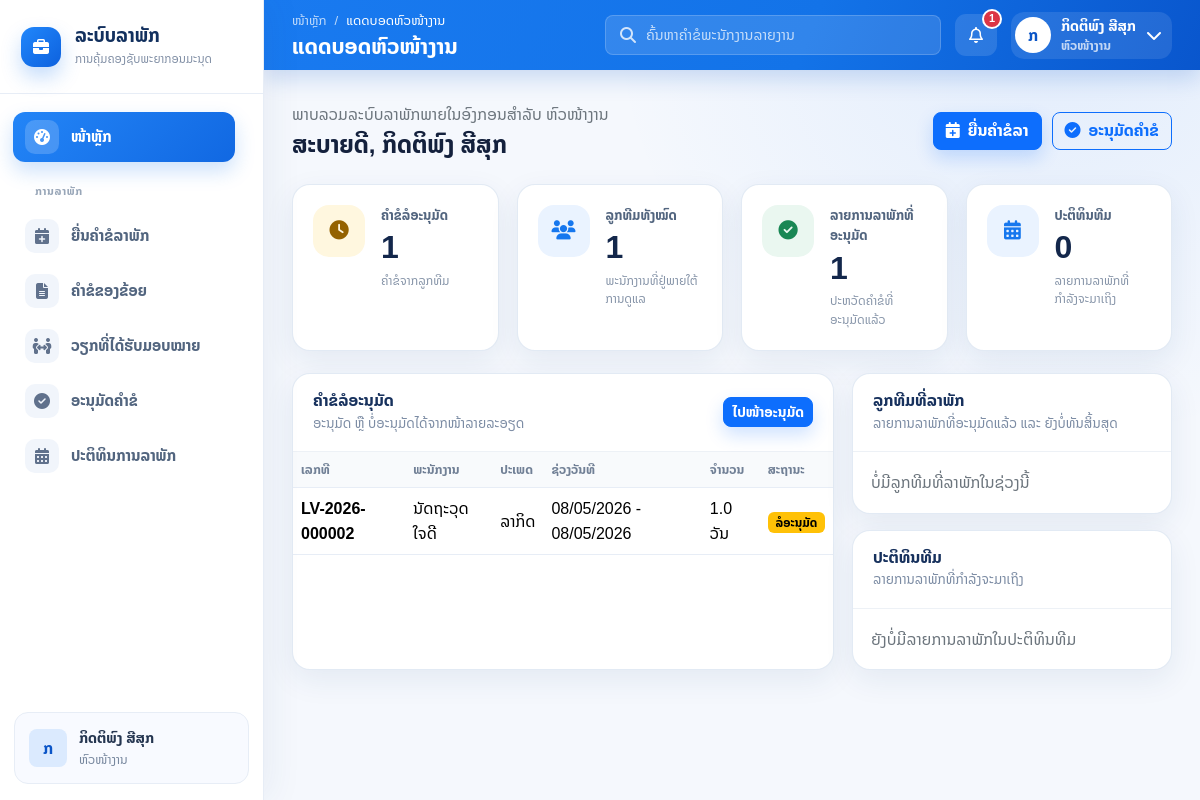
The page /index.php?dashboard=manager&context=manager (signed in) on the database its author committed.
### tables this page shows
CREATE TABLE leave_requests (
  id BIGINT UNSIGNED AUTO_INCREMENT PRIMARY KEY,
  request_no VARCHAR(30) NOT NULL,
  user_id BIGINT UNSIGNED NOT NULL,
  leave_type_id BIGINT UNSIGNED NOT NULL,
  start_date DATE NOT NULL,
  end_date DATE NOT NULL,
  start_period ENUM('full_day', 'morning', 'afternoon') NOT NULL DEFAULT 'full_day',
  end_period ENUM('full_day', 'morning', 'afternoon') NOT NULL DEFAULT 'full_day',
  total_days DECIMAL(6,2) NOT NULL DEFAULT 0.00,
  reason TEXT NOT NULL,
  handover_to_user_id BIGINT UNSIGNED NULL,
  attachment VARCHAR(255) NULL,
  status ENUM('Draft', 'Pending', 'Approved', 'Rejected', 'Cancelled') NOT NULL DEFAULT 'Draft',
  manager_id BIGINT UNSIGNED NULL,
  manager_comment TEXT NULL,
  approved_at DATETIME NULL,
  rejected_at DATETIME NULL,
  cancelled_at DATETIME NULL,
  created_at TIMESTAMP NOT NULL DEFAULT CURRENT_TIMESTAMP,
  updated_at TIMESTAMP NOT NULL DEFAULT CURRENT_TIMESTAMP ON UPDATE CURRENT_TIMESTAMP,
  UNIQUE KEY uq_leave_requests_request_no (request_no),
  KEY idx_leave_requests_user_id (user_id),
  KEY idx_leave_requests_leave_type_id (leave_type_id),
  KEY idx_leave_requests_status (status),
  KEY idx_leave_requests_manager_status (manager_id, status),
  KEY idx_leave_requests_date_range (start_date, end_date),
  KEY idx_leave_requests_handover_to_user_id (handover_to_user_id),
  CONSTRAINT fk_leave_requests_user
    FOREIGN KEY (user_id) REFERENCES users(id)
    ON UPDATE CASCADE ON DELETE CASCADE,
  CONSTRAINT fk_leave_requests_leave_type
    FOREIGN KEY (leave_type_id) REFERENCES leave_types(id)
    ON UPDATE CASCADE ON DELETE RESTRICT,
  CONSTRAINT fk_leave_requests_handover_user
    FOREIGN KEY (handover_to_user_id) REFERENCES users(id)
    ON UPDATE CASCADE ON DELETE SET NULL,
  CONSTRAINT fk_leave_requests_manager
    FOREIGN KEY (manager_id) REFERENCES users(id)
    ON UPDATE CASCADE ON DELETE SET NULL,
  CONSTRAINT chk_leave_requests_date_order
    CHECK (end_date >= start_date),
  CONSTRAINT chk_leave_requests_total_days
    CHECK (total_days >= 0)
);

CREATE TABLE users (
  id BIGINT UNSIGNED AUTO_INCREMENT PRIMARY KEY,
  employee_code VARCHAR(50) NOT NULL,
  first_name VARCHAR(100) NOT NULL,
  last_name VARCHAR(100) NOT NULL,
  email VARCHAR(190) NOT NULL,
  password VARCHAR(255) NOT NULL,
  phone VARCHAR(30) NULL,
  avatar VARCHAR(255) NULL,
  role ENUM('admin', 'hr', 'manager', 'employee') NOT NULL DEFAULT 'employee',
  department_id BIGINT UNSIGNED NULL,
  position_id BIGINT UNSIGNED NULL,
  manager_id BIGINT UNSIGNED NULL,
  start_date DATE NULL,
  status ENUM('active', 'inactive') NOT NULL DEFAULT 'active',
  created_at TIMESTAMP NOT NULL DEFAULT CURRENT_TIMESTAMP,
  updated_at TIMESTAMP NOT NULL DEFAULT CURRENT_TIMESTAMP ON UPDATE CURRENT_TIMESTAMP,
  UNIQUE KEY uq_users_employee_code (employee_code),
  UNIQUE KEY uq_users_email (email),
  KEY idx_users_role (role),
  KEY idx_users_status (status),
  KEY idx_users_department_id (department_id),
  KEY idx_users_position_id (position_id),
  KEY idx_users_manager_id (manager_id),
  CONSTRAINT fk_users_department
    FOREIGN KEY (department_id) REFERENCES departments(id)
    ON UPDATE CASCADE ON DELETE SET NULL,
  CONSTRAINT fk_users_position
    FOREIGN KEY (position_id) REFERENCES positions(id)
    ON UPDATE CASCADE ON DELETE SET NULL,
  CONSTRAINT fk_users_manager
    FOREIGN KEY (manager_id) REFERENCES users(id)
    ON UPDATE CASCADE ON DELETE SET NULL
);

CREATE TABLE leave_types (
  id BIGINT UNSIGNED AUTO_INCREMENT PRIMARY KEY,
  name VARCHAR(150) NOT NULL,
  code VARCHAR(30) NOT NULL,
  description TEXT NULL,
  annual_quota DECIMAL(5,2) NOT NULL DEFAULT 0.00,
  is_paid TINYINT(1) NOT NULL DEFAULT 1,
  allow_half_day TINYINT(1) NOT NULL DEFAULT 1,
  require_attachment TINYINT(1) NOT NULL DEFAULT 0,
  min_notice_days INT UNSIGNED NOT NULL DEFAULT 0,
  max_days_per_request DECIMAL(5,2) NULL,
  color VARCHAR(20) NOT NULL DEFAULT '#0d6efd',
  status ENUM('active', 'inactive') NOT NULL DEFAULT 'active',
  created_at TIMESTAMP NOT NULL DEFAULT CURRENT_TIMESTAMP,
  updated_at TIMESTAMP NOT NULL DEFAULT CURRENT_TIMESTAMP ON UPDATE CURRENT_TIMESTAMP,
  UNIQUE KEY uq_leave_types_code (code),
  KEY idx_leave_types_status (status),
  KEY idx_leave_types_require_attachment (require_attachment)
);

### public/index.php (the view, shortened to what the rows shown need)
<?php
function h(?string $value): string
{
    return htmlspecialchars((string) $value, ENT_QUOTES, 'UTF-8');
}
function fetchValue(PDO $pdo, string $sql, array $params = []): int|float|string|null
{
    $stmt = $pdo->prepare($sql);
    $stmt->execute($params);
    $value = $stmt->fetchColumn();
    return $value === false ? null : $value;
}
function fetchRows(PDO $pdo, string $sql, array $params = []): array
{
    $stmt = $pdo->prepare($sql);
    $stmt->execute($params);
    return $stmt->fetchAll();
}
function thaiDate(?string $date): string
{
    return (new DateTimeImmutable($date))->format('d/m/Y');
}
function formatDays(float|int|string|null $days): string
{
    return number_format((float) $days, 1);
}
function renderStatusBadge(string $status): string
{
    $map = [
        'Draft' => ['secondary', 'ສະບັບຮ່າງ'],
        'Pending' => ['warning', 'ລໍອະນຸມັດ'],
        'Approved' => ['success', 'ອະນຸມັດແລ້ວ'],
        'Rejected' => ['danger', 'ບໍ່ອະນຸມັດ'],
        'Cancelled' => ['dark', 'ຍົກເລີກແລ້ວ'],
    ];
    [$color, $label] = $map[$status] ?? ['secondary', $status];
    return '<span class="badge text-bg-' . h($color) . '">' . h($label) . '</span>';
}
function statCard(string $label, string $value, string $meta, string $icon, string $tone = 'primary'): string
{
    return '<article class="stat-card">'
        . '<div class="stat-icon ' . h($tone) . '"><i class="fa-solid ' . h($icon) . '"></i></div>'
        . '<div><div class="stat-label">' . h($label) . '</div>'
        . '<h3 class="stat-value">' . h($value) . '</h3>'
        . '<div class="stat-meta">' . h($meta) . '</div></div>'
        . '</article>';
}
$pdo = db();
$sessionUser = $_SESSION['user'];
$userId = (int) $sessionUser['id'];
$userRole = (string) ($sessionUser['role'] ?? 'employee');
$currentYear = (int) date('Y');
$departmentName = fetchValue(
    $pdo,
    'SELECT d.name
     FROM users u
     LEFT JOIN departments d ON d.id = u.department_id
     WHERE u.id = :id
     LIMIT 1',
    ['id' => $userId]
) ?: 'ອົງກອນ';
$roleLabels = [
    'admin' => 'ຜູ້ດູແລລະບົບ',
    'hr' => 'ຝ່າຍບຸກຄະລາກອນ',
    'manager' => 'ຫົວໜ້າງານ',
    'employee' => 'ພະນັກງານ',
];
$currentUser = [
    'name' => (string) ($sessionUser['name'] ?? 'ຜູ້ໃຊ້ງານ'),
    'role' => $roleLabels[$userRole] ?? 'ພະນັກງານ',
    'department' => (string) $departmentName,
    'avatar' => (string) mb_substr((string) ($sessionUser['name'] ?? 'ຜ'), 0, 1, 'UTF-8'),
];
$employeeBalances = [];
$employeeRecentRequests = [];
$managerPendingRequests = [];
if ($userRole === 'employee') {
    $employeeBalances = fetchRows(
        $pdo,
        'SELECT lt.name, lt.color, lb.entitled_days, lb.used_days, lb.pending_days, lb.remaining_days
         FROM leave_balances lb
         INNER JOIN leave_types lt ON lt.id = lb.leave_type_id
         WHERE lb.user_id = :user_id AND lb.year = :year
         ORDER BY lt.id',
        ['user_id' => $userId, 'year' => $currentYear]
    );
    $employeeRecentRequests = fetchRows(
        $pdo,
        'SELECT lr.request_no, lr.start_date, lr.end_date, lr.total_days, lr.status, lt.name AS leave_type_name
         FROM leave_requests lr
         INNER JOIN leave_types lt ON lt.id = lr.leave_type_id
         WHERE lr.user_id = :user_id
         ORDER BY lr.created_at DESC
         LIMIT 6',
        ['user_id' => $userId]
    );
} elseif ($userRole === 'manager') {
    $managerPendingRequests = fetchRows(
        $pdo,
        'SELECT lr.id, lr.request_no, lr.start_date, lr.end_date, lr.total_days, lr.status,
                u.first_name, u.last_name, lt.name AS leave_type_name
         FROM leave_requests lr
         INNER JOIN users u ON u.id = lr.user_id
         INNER JOIN leave_types lt ON lt.id = lr.leave_type_id
         WHERE lr.manager_id = :manager_id AND lr.status = "Pending"
         ORDER BY lr.created_at ASC
         LIMIT 8',
        ['manager_id' => $userId]
    );
}
require __DIR__ . '/../views/layouts/header.php';
?>
<div class="app-main-wrapper">
    <?php require __DIR__ . '/../views/layouts/topbar.php'; ?>
    <main class="app-content">
        <div class="d-flex flex-wrap justify-content-between align-items-center gap-3 mb-4">
            <div>
                <h2 class="h4 fw-bold mb-0">ສະບາຍດີ, <?= h($currentUser['name']) ?></h2>
            </div>
        </div>
        <?php if ($userRole === 'employee'): ?>
            <?php
            $remainingDays = array_sum(array_map(static fn (array $row): float => (float) $row['remaining_days'], $employeeBalances));
            $usedDays = array_sum(array_map(static fn (array $row): float => (float) $row['used_days'], $employeeBalances));
            $pendingDays = array_sum(array_map(static fn (array $row): float => (float) $row['pending_days'], $employeeBalances));
            $pendingRequests = (int) fetchValue($pdo, 'SELECT COUNT(*) FROM leave_requests WHERE user_id = :user_id AND status = "Pending"', ['user_id' => $userId]);
            ?>
            <section class="summary-grid">
                <?= statCard('ວັນລາພັກຄົງເຫຼືອ', formatDays($remainingDays), 'ລວມທຸກປະເພດໃນປີ ' . $currentYear, 'fa-umbrella-beach', 'primary') ?>
                <?= statCard('ໃຊ້ໄປແລ້ວ', formatDays($usedDays), 'ຈຳນວນວັນລາພັກທີ່ອະນຸມັດແລ້ວ', 'fa-calendar-check', 'success') ?>
                <?= statCard('ລໍອະນຸມັດ', (string) $pendingRequests, formatDays($pendingDays) . ' ວັນຢູ່ລະຫວ່າງພິຈາລະນາ', 'fa-clock', 'warning') ?>
                <?= statCard('ຄຳຂໍຫຼ້າສຸດ', (string) count($employeeRecentRequests), 'ລາຍການເຄື່ອນໄຫວຫຼ້າສຸດ', 'fa-file-lines', 'primary') ?>
            </section>
            <section class="dashboard-grid">
                <article class="content-card">
                    <div class="card-toolbar">
                        <div>
                            <h3 class="card-title">ຄຳຂໍຫຼ້າສຸດ</h3>
                            <div class="card-subtitle">ຕິດຕາມສະຖານະຄຳຂໍຂອງທ່ານ</div>
                        </div>
                        <a class="btn btn-sm btn-primary" href="create.php"><i class="fa-solid fa-plus me-2"></i>ຍື່ນລາພັກ</a>
                    </div>
                    <div class="table-responsive">
                        <table class="table align-middle">
                            <thead><tr><th>ເລກທີຄຳຂໍ</th><th>ປະເພດ</th><th>ຊ່ວງວັນທີ</th><th>ຈຳນວນ</th><th>ສະຖານະ</th></tr></thead>
                            <tbody>
                                <?php foreach ($employeeRecentRequests as $request): ?>
                                    <tr>
                                        <td class="fw-bold"><?= h($request['request_no']) ?></td>
                                        <td><?= h($request['leave_type_name']) ?></td>
                                        <td><?= h(thaiDate($request['start_date'])) ?> - <?= h(thaiDate($request['end_date'])) ?></td>
                                        <td><?= h(formatDays($request['total_days'])) ?> ວັນ</td>
                                        <td><?= renderStatusBadge($request['status']) ?></td>
                                    </tr>
                                <?php endforeach; ?>
                                <?php if (empty($employeeRecentRequests)): ?>
                                    <tr><td colspan="5" class="text-center text-secondary py-4">ຍັງບໍ່ມີຄຳຂໍລາພັກ</td></tr>
                                <?php endif; ?>
                            </tbody>
                        </table>
                    </div>
                </article>
                <aside class="content-card">
                    <div class="card-toolbar">
                        <div>
                            <h3 class="card-title">ວັນລາພັກຄົງເຫຼືອ</h3>
                            <div class="card-subtitle">ແຍກຕາມປະເພດການລາ</div>
                        </div>
                    </div>
                    <div class="balance-list">
                        <?php foreach ($employeeBalances as $balance): ?>
                            <?php
                            $entitled = max((float) $balance['entitled_days'], 0.01);
                            $percent = min(100, max(0, ((float) $balance['remaining_days'] / $entitled) * 100));
                            ?>
                            <div class="balance-row">
                                <div class="balance-head"><?= h($balance['name']) ?> <span><?= h(formatDays($balance['remaining_days'])) ?> / <?= h(formatDays($balance['entitled_days'])) ?> ວັນ</span></div>
                                <div class="progress"><div class="progress-bar" style="width: <?= h((string) round($percent)) ?>%; background-color: <?= h($balance['color']) ?>"></div></div>
                                <div class="small text-secondary">ໃຊ້ໄປ <?= h(formatDays($balance['used_days'])) ?> ວັນ · ລໍອະນຸມັດ <?= h(formatDays($balance['pending_days'])) ?> ວັນ</div>
                            </div>
                        <?php endforeach; ?>
                    </div>
                </aside>
            </section>
        <?php elseif ($userRole === 'manager'): ?>
            <section class="dashboard-grid">
                <article class="content-card">
                    <div class="table-responsive">
                        <table class="table align-middle">
                            <thead><tr><th>ເລກທີ</th><th>ພະນັກງານ</th><th>ປະເພດ</th><th>ຊ່ວງວັນທີ</th><th>ຈຳນວນ</th><th>ສະຖານະ</th></tr></thead>
                            <tbody>
                                <?php foreach ($managerPendingRequests as $request): ?>
                                    <tr>
                                        <td class="fw-bold"><?= h($request['request_no']) ?></td>
                                        <td><?= h($request['first_name'] . ' ' . $request['last_name']) ?></td>
                                        <td><?= h($request['leave_type_name']) ?></td>
                                        <td><?= h(thaiDate($request['start_date'])) ?> - <?= h(thaiDate($request['end_date'])) ?></td>
                                        <td><?= h(formatDays($request['total_days'])) ?> ວັນ</td>
                                        <td><?= renderStatusBadge($request['status']) ?></td>
                                    </tr>
                                <?php endforeach; ?>
                            </tbody>
                        </table>
                    </div>
                </article>
            </section>
        <?php endif; ?>
<?php require __DIR__ . '/../views/layouts/footer.php'; ?>

### rows shown on the page
leave_requests: request_no "LV-2026-000002", user.last_name "ນັດຖະວຸດ ໃຈດີ", leave_type.name "ລາກິດ", start_date "08/05/2026", end_date "08/05/2026", total_days "1.0"

### other values the page prints
$item['label'] "ໜ້າຫຼັກ"
$item['group'] "ການລາພັກ"
$item['label'] "ຍື່ນຄຳຂໍລາພັກ"
$item['label'] "ຄຳຂໍຂອງຂ້ອຍ"
$item['label'] "ວຽກທີ່ໄດ້ຮັບມອບໝາຍ"
$item['label'] "ອະນຸມັດຄຳຂໍ"
$item['label'] "ປະຕິທິນການລາພັກ"
$currentUser['name'] "ກິດຕິພົງ ສີສຸກ"
$currentUser['role'] "ຫົວໜ້າງານ"
$pageTitle "ແດດບອດຫົວໜ້າງານ"
$unreadCount "1"
$label "ຄຳຂໍລໍອະນຸມັດ ລູກທີມທັງໝົດ ລາຍການລາພັກທີ່ອະນຸມັດ ປະຕິທິນທີມ"
$value "1 1 1 0"
$meta "ຄຳຂໍຈາກລູກທີມ ພະນັກງານທີ່ຢູ່ພາຍໃຕ້ການດູແລ ປະຫວັດຄຳຂໍທີ່ອະນຸມັດແລ້ວ ລາຍການລາພັກທີ່ກຳລັງຈະມາເຖິງ"
